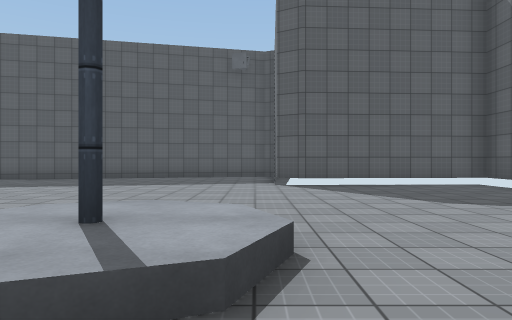
View 1 (above)

24 first-person views from a walk through a scene from a Unity 3-D project. The camera is 1.2 m above the floor, looks level and sees 70° across. Doors are open. The floor is counted in squares, 2 m on a side. Each view is taken from the middle of a square. On the plan, view 1 faces up. The plan holds only what a view shows up to about 10 squares ahead; the rest is blank. The place goes on beyond the plan. Surface patterns are stand-ins for the level's own textures.

View 2
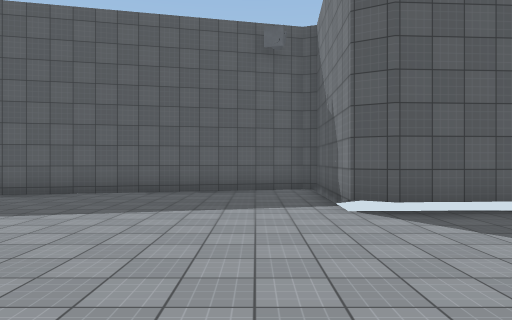

View 3
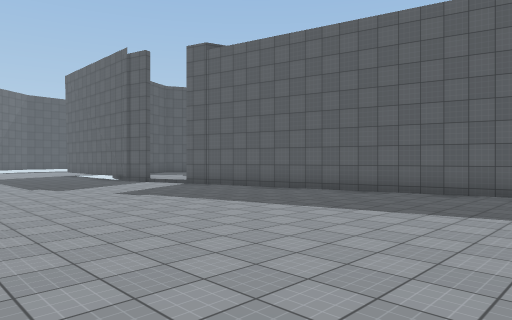

View 4
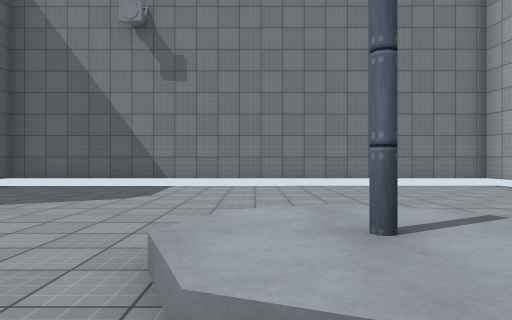

View 5
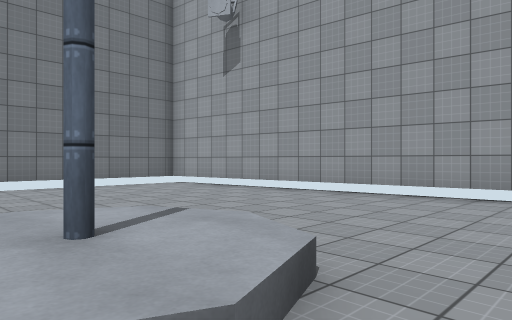

View 6
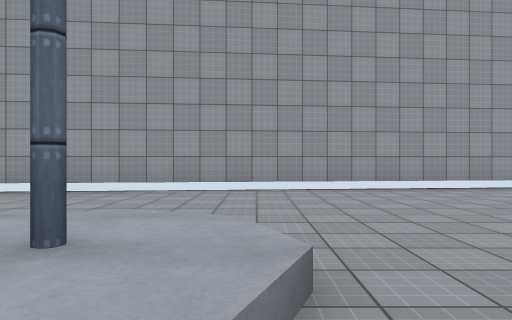

View 7
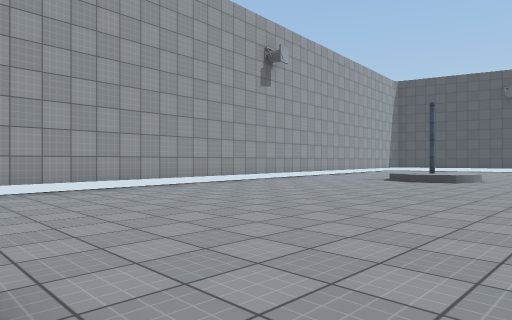

View 8
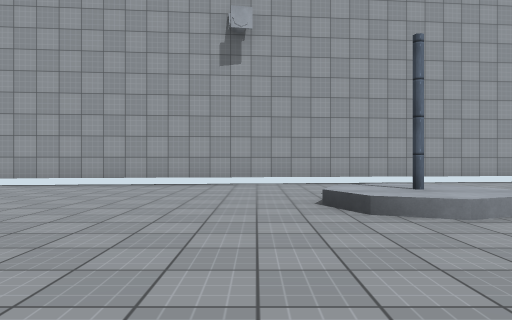

View 9
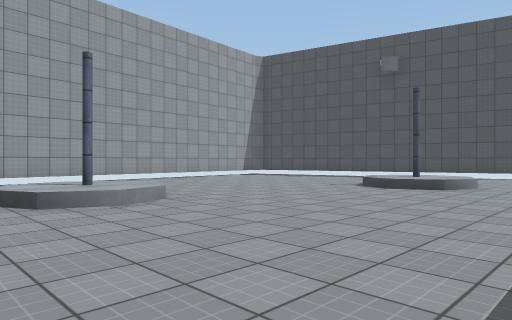

View 10
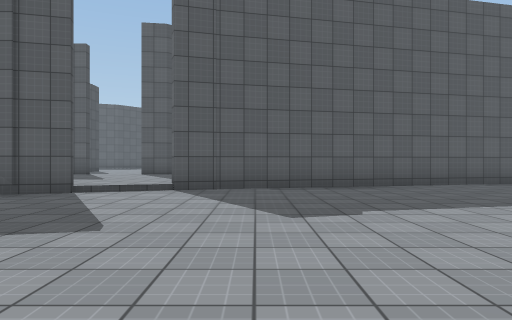

View 11
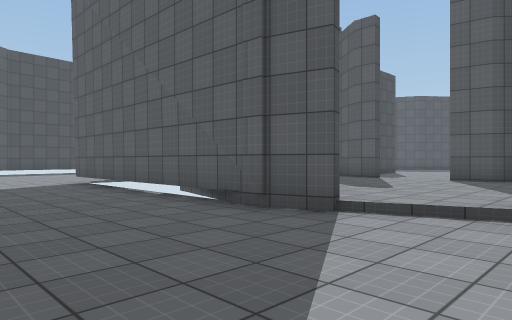

View 12
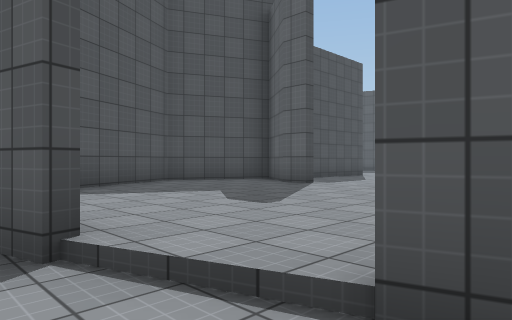

View 13
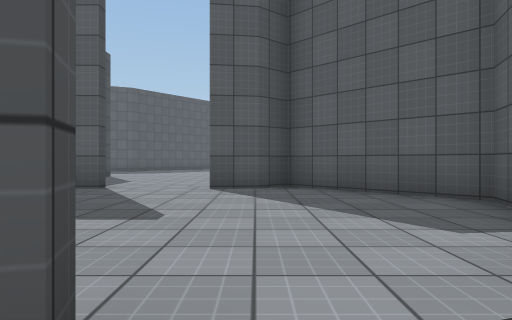

View 14
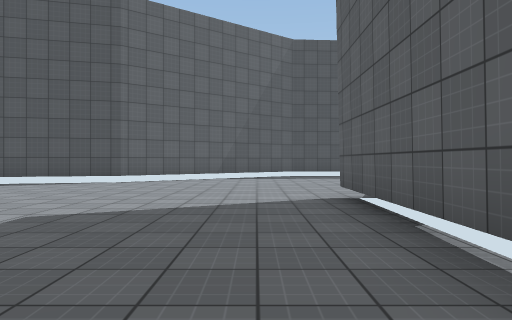

View 15
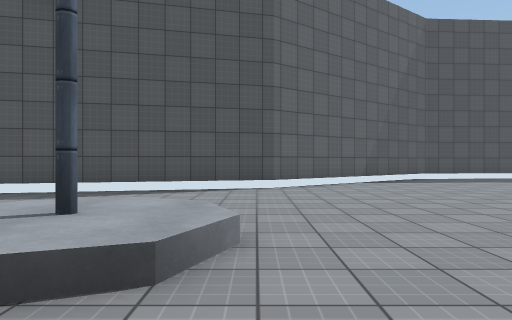

View 16
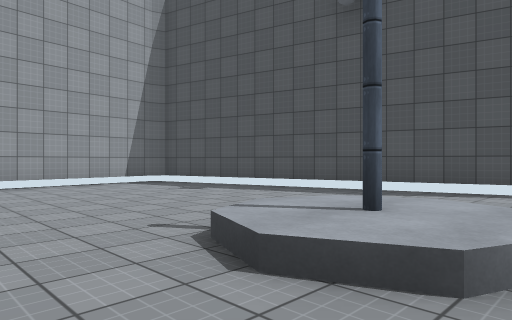

View 17
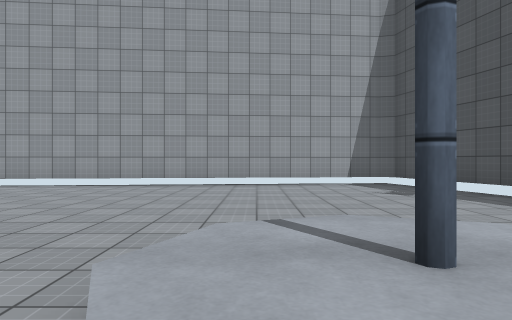

View 18
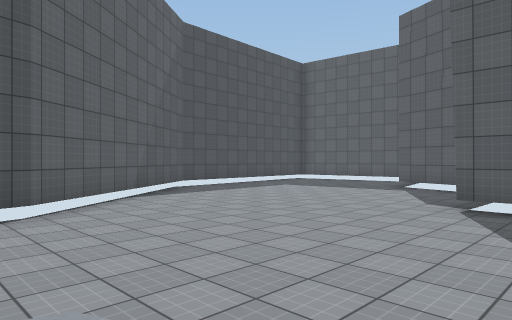

View 19
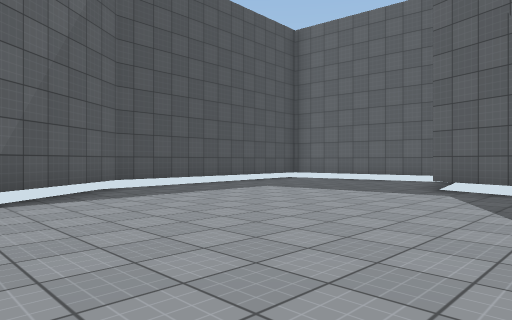

View 20
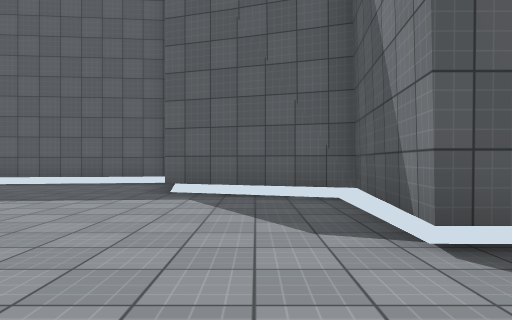

View 21
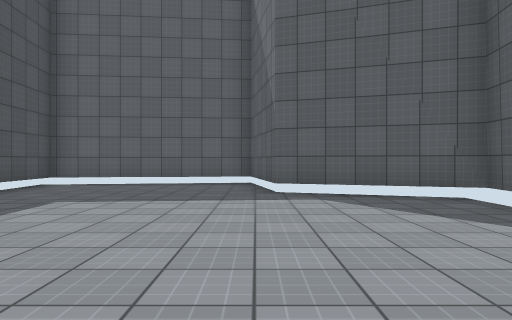

View 22
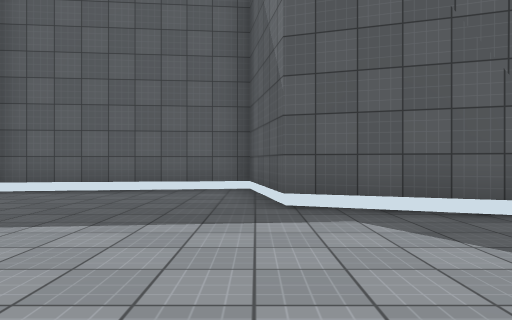

View 23
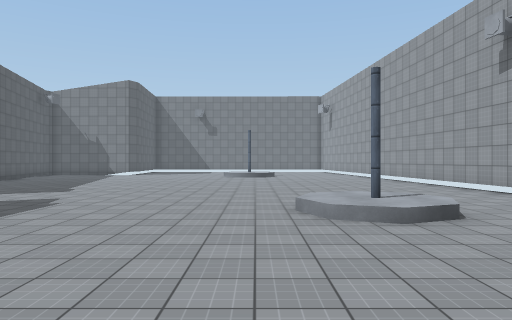

View 24
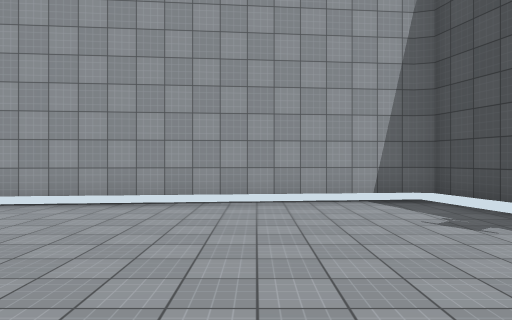

### Floor plan
Key: @ floor where view 1 was taken; # wall or solid block; . main floor; : floor 0.25 m higher than the main floor; + floor 0.5 m higher than the main floor; / step, stairs or slope; D open door; P pole.
Columns run from 28 left of view 1 to 6 right of it. Each row starts with its distance up from view 1.
 19            ...
 18            ....
 17  ####       ...
 16 ##..#     ##    #
 15 ....##   ####DD###
 14 .....##  #:::::::##
 13 ......####::::::::#     ######
 12 ........###:::::::#######....#
 11 ........###::::::###.........#
 10 ........#####::DD............#
  9 ............###..............######
  8 #.................................#
  7 ##................................#
  6  ##.........  ....................#
  5   #...............................#
  4   ##..../.........................#
  3    #.../P+................/+/.....#
  2    #.. .+/................/P/.....#
  1    ##. .......///........../......#
  0     #........./P/...........@.....#
 -1     #.........///.................#
 -2     #.............................#
 -3     ##....................#########
 -4      #..........###########
 -5      ############

Positions as (right, up) in squares from view 1, and headings:
1: (0, 0), facing up
2: (-1, 3), facing up
3: (-1, 3), facing up-left
4: (-3, 3), facing right
5: (-3, 3), facing down-right
6: (-2, 4), facing down
7: (-2, 4), facing down-left
8: (-11, 5), facing down
9: (-11, 6), facing down-left
10: (-10, 3), facing up
11: (-11, 6), facing up-left
12: (-11, 9), facing up-left
13: (-13, 9), facing up
14: (-15, 8), facing left
15: (-17, 4), facing left
16: (-17, 4), facing down-left
17: (-19, 4), facing down
18: (-19, 3), facing up-left
19: (-21, 6), facing up-left
20: (-22, 7), facing up
21: (-24, 7), facing up
22: (-24, 9), facing up
23: (-19, 2), facing right
24: (-19, 2), facing down
